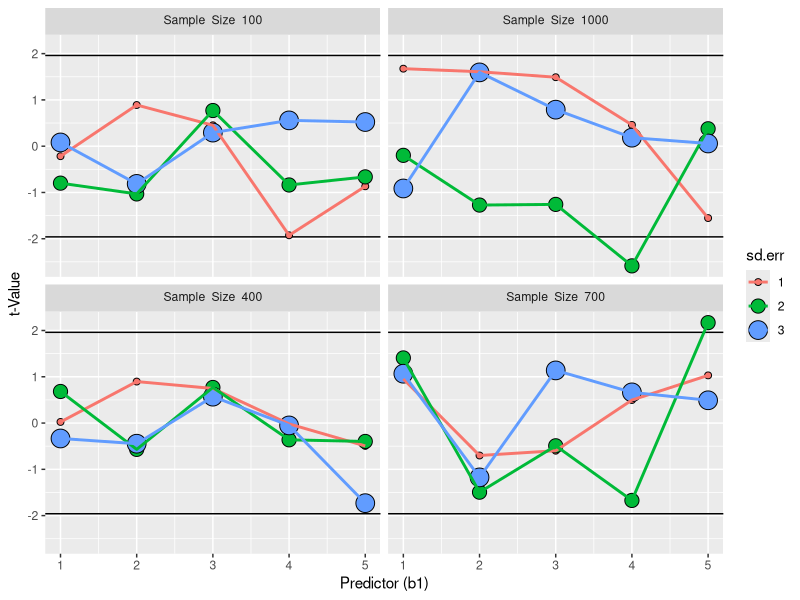

The R script that drew this image: (Note: this script raises an error after producing the figure.)
## ---- chunk 1
library(ggplot2)
library(dplyr)


set.seed = 12321
## ---- chunk 2
gen.mod <- function(n = 100, b0 =2, b1 = 3, sd.err =1){
  # Function: generate predictors and responses for given linear model parameters
  # Args: linear model parameters n, b0, b1, sd.err
  # Returns: dataframe of predictors and corresponding responses
  predictor <- runif(n) - 0.5
  response <- b0 + b1 * predictor + rnorm(n, mean = 0, sd = sd.err)
  return(data.frame(response = response, predictor = predictor))
}
## ---- chunk 3
MakeParameterMatrix <- function(n = 100, b0 = 2, b1 = 3, sd.err = 1){
  # Function: Collect summary stats for combinations of parameters
  # Args: single element or list for each paramater: n, b0, b1, sd.err
  # Returns: a dataframe of all combinations of parameters plus t and p-values
  
  # Make empty matrix
  df <- matrix(ncol = 5, nrow =  (length(n)*
                                       length(b0)*
                                       length(b1)*
                                       length(sd.err)), NA)
  df <- as.data.frame(df)
  names(df) <- c("n","b0","b1","sd.err","t.value")
  
  # Iterate through combinations of paramters and store t and p values
  row = 1
  for(i in 1:length(n)){
    for(j in 1:length(b1)){
        for(l in 1:length(sd.err)){
          m1 <- lm(response ~ predictor , 
                   data = gen.mod(n[[i]], b1[[j]], b0, sd.err[[l]]))
          
         df$n[[row]] <- n[[i]]
         df$b1[[row]] <- b1[[j]]
         df$b0[[row]] <- b0
         df$sd.err[[row]] <- sd.err[[l]]
         df$t.value[[row]] <- summary(m1)[[4]][[6]]
         df$p.value[[row]] <- summary(m1)$coefficients[,4][[2]]
         row = row + 1
        }
      }
    }
  
  return(df)
}
## ---- chunk 4
# Set range of parameters
n <- seq(100,1000,300)
b0 <- 0
b1<- seq(1,5)
sd.err<- seq(1,3)

# Run function to get dataframe
estimates <- MakeParameterMatrix(n, b0, b1, sd.err)
head(estimates)
## ---- chunk 5
estimates$n <- as.character(estimates$n)
estimates$sd.err <- as.character(estimates$sd.err)
ggplot(data = estimates,mapping = aes(x = b1, y = t.value, size = sd.err, fill = sd.err)) +
  geom_hline(yintercept = 1.96) +
  geom_hline(yintercept = -1.96) +
  geom_point(shape = 21) + 
  geom_line(size = 1, mapping = aes(colour = sd.err))+
  ylab("t-Value") +
  xlab("Predictor (b1)") +
  facet_wrap(~n, labeller = label_bquote(Sample~~Size~~ .(n)))
## ---- chunk 6
n <- 100 # set sample size to 100
b0 <- 0  # set intercept to 0
b1 <- 0  # no effect
sd.err <- seq(1,5)

estimates.2 <- MakeParameterMatrix(n, b0, b1, sd.err)
estimates.2$n <- as.character(estimates.2$n)
estimates.2$sd.err <- as.character(estimates.2$sd.err)

ggplot(data = estimates.2,mapping = aes(x = b1, y = p.value, size = sd.err, fill = sd.err)) +
  geom_point(shape = 21) + 
  ylab("p-Value") +
  xlab("Predictor (b1)") +
  facet_wrap(~n, labeller = label_bquote(Sample~~Size~~ .(n)))
## ---- chunk 7
n <- 25
sd.err  <- 1
b1 <- seq(1,10)
estimates.3 <- MakeParameterMatrix(n = n, sd.err = sd.err, b1 = b1)

ggplot(data = estimates.3, mapping = aes(p.value)) +
  geom_density() +
  facet_wrap(~n, labeller = label_bquote(Sample~~Size~~ .(n))) 
## ---- chunk 8
GetProportionPvalBelowAlpha <- function(p.values, alpha){
  tot_p <- as.numeric(length(p.values))
  alpha_p <- as.numeric(length(which(p.values <= alpha)))
  pval_prop <- alpha_p/tot_p
  return(pval_prop)
}
## ---- chunk 9
pval_prop <- GetProportionPvalBelowAlpha(estimates.3$p.value, 0.05)
print(paste("Proportion of p-values below 0.05: ",pval_prop))
## ---- chunk 10

sd.err  <- seq(1,5) # make range of sd.err

estimates.3 <- MakeParameterMatrix(n = n, sd.err = sd.err, b1 = b1) 

pval.summary <- as.data.frame(
  matrix(ncol = 2, nrow = length(sd.err))
  )
colnames(pval.summary) <- c("sd.err","pval_prop")

# for sd.err == 1, use values from previous chunk
pval.summary$sd.err[[1]] <- 1
pval.summary$pval_prop[[1]] <- pval_prop

for(i in 2:length(sd.err)){
  sd.err.subset <- estimates.3 %>%
    filter(sd.err == sd.err[[i]])
  pval.summary$sd.err[[i]] <- sd.err[[i]]
  pval.summary$pval_prop[[i]] <- GetProportionPvalBelowAlpha(sd.err.subset$p.value, 0.05)
}

ggplot(data = pval.summary, mapping = aes(x = sd.err, y = pval_prop)) +
  geom_point() 
